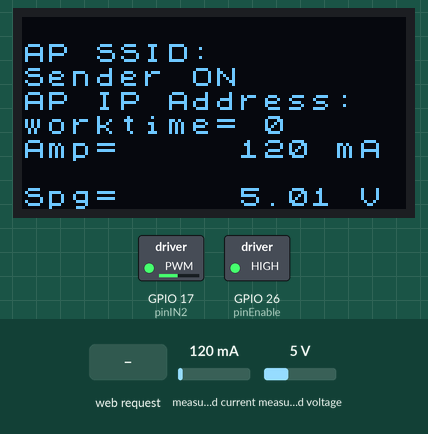
This sketch was run on a simulated ESP32. Shown: 128×64 one-colour display, switched loads named in the sketch (green lamp = pin HIGH). The test bench sets the inputs (shaded band); at power-on: measured current 120 mA, measured voltage 5 V. WiFi joins after 1.5 s; servers stay silent unless stated; pins used as bus, display or sensor lines are not drawn; what the sketch prints to the serial monitor is not drawn.

Above: at 2.3 s.
2.4 s: HTTP request GET /A0 received
At 4.6 s:
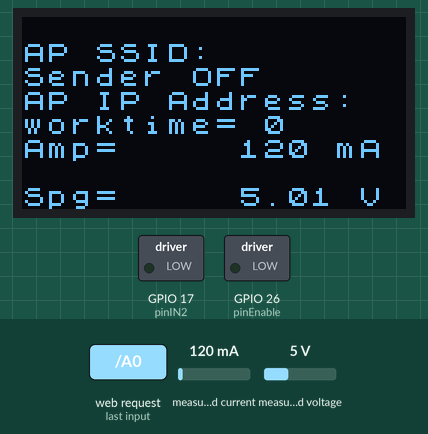
6.4 s: HTTP request GET /A1 received
At 6.9 s:
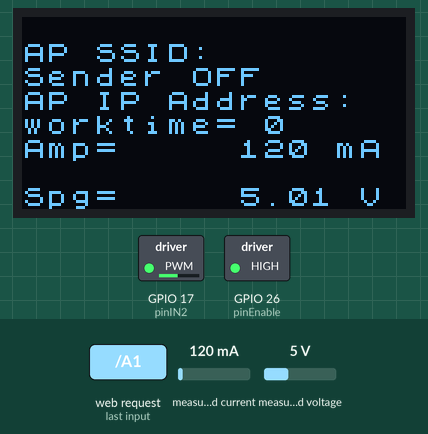
10.4 s: measured current set to 40 mA
At 11.7 s:
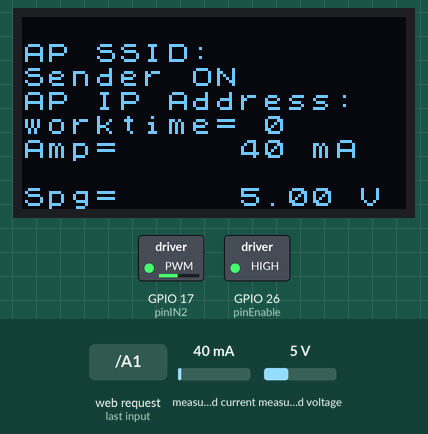
14.4 s: measured voltage set to 0.3 V
At 15.9 s:
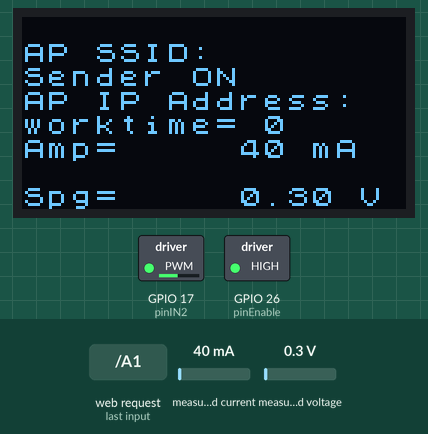
18.4 s: HTTP request GET /A0 received
At 19.7 s:
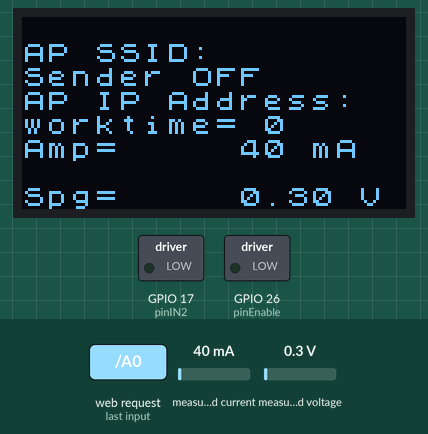
19.9 s: measured current set to 500 mA
At 21.8 s:
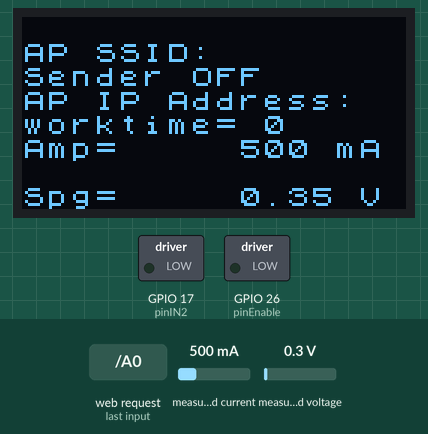
Timing chart, 0 to 23.3 s (numbered marks = the images above; inputs shaded):
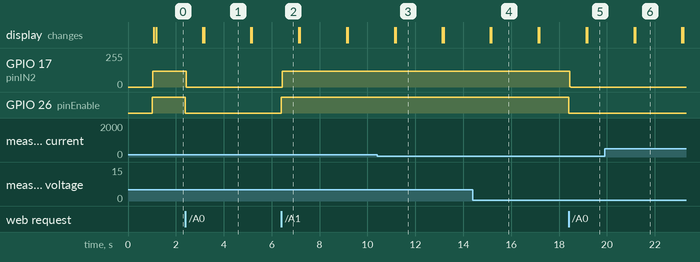

Measured:
- after the input at 2.4 s, GPIO 17 (pinIN2): 117/255 → 0/255 at once; GPIO 26 (pinEnable): HIGH → LOW at once; the display: first differs from a run without the input after 0.78 s (image 1)
- after the input at 6.4 s, GPIO 17 (pinIN2): 0/255 → 117/255 at once; GPIO 26 (pinEnable): LOW → HIGH at once
- after the input at 10.4 s, the display: first differs from a run without the input after 0.77 s (image 3)
- after the input at 14.4 s, the display: first differs from a run without the input after 0.77 s (image 4)
- after the input at 18.4 s, GPIO 17 (pinIN2): 117/255 → 0/255 at once; GPIO 26 (pinEnable): HIGH → LOW at once; the display: first differs from a run without the input after 0.78 s (image 5)
- after the input at 19.9 s, the display: first differs from a run without the input after 1.3 s (image 6)
- what the display in image 1 shows lasts 1.9 s, from 3.2 s to 5.1 s

The sketch:

PerimeterSender_AP.ino
```cpp
/*

https://wiki.ardumower.de/images/3/35/Sender_ESP32_Ina3221_wiring.jpg
https://arduino-projekte.info/produkt/d1-mini-esp32-wifi-bluetooth/
https://www.az-delivery.de/en/blogs/azdelivery-blog-fur-arduino-und-raspberry-pi/d1-r32
https://github.com/Boilevin/AzuritBer/blob/master/Sender%20WIFI/sender_heltec/sender_heltec.ino
https://wolles-elektronikkiste.de/ina226?cmplz-force-reload=1716828815062

*/
#include <Wire.h>
#include <INA226_WE.h>
#include <U8x8lib.h>
#include <WiFi.h>
#define I2C_ADDRESS 0x40

const char* ssid     = "myPeriNW";   // put here your acces point ssid
const char* password = "Pery08_15";  // put here the password

//IPAddress local_ip(192,168,0,1);  // for AP
//IPAddress gateway(192,168,0,1);   // for AP
//IPAddress subnet(255,255,255,0);  // for AP


// IPAddress staticIP(192, 168, 178, 90); // put here the static IP
// IPAddress gateway(192, 168, 178, 255); // put here the gateway (IP of your routeur)
// IPAddress subnet(255, 255, 255, 0);
// IPAddress dns(192, 168, 178, 1); // put here one dns (IP of your routeur)


int8_t sigcode_norm[128];
int16_t sigcode_size;

// the OLED used
//U8X8_SSD1306_128X64_NONAME_SW_I2C u8x8(/* clock=*/ 15, /* data=*/ 4, /* reset=*/ 16);
//U8X8_SSD1306_128X64_NONAME_SW_I2C u8x8(/* clock=*/ 22, /* data=*/ 21, /* reset=*/ 16);
INA226_WE ina226 = INA226_WE(I2C_ADDRESS);
U8X8_SSD1306_128X64_NONAME_SW_I2C u8x8(/* clock=*/ 22, /* data=*/ 21, /* reset=*/ 16);


hw_timer_t * timer = NULL;
portMUX_TYPE timerMux = portMUX_INITIALIZER_UNLOCKED;

// ---- choose only one perimeter signal code ----
//define SIGCODE_0  // test scope signal
#define SIGCODE_1  // Ardumower default perimeter signal
//#define SIGCODE_2  // BB alternative perimeter signal
//#define SIGCODE_3  // Ardumower alternative perimeter signal
//#define SIGCODE_4  // Raindancer perimeter signal

#define pinIN1       16  // M1_IN1         ( connect this pin to L298N-IN1)
#define pinIN2       17  // M1_IN2         ( connect this pin to L298N-IN2)

#define pinEnable    26  // EN             (connect to motor driver enable)

#define pinFeedback      39  //           (connect to INA169 OUT)
#define USE_PERI_CURRENT      1 // war 1    // use pinFeedback for perimeter current measurements? (set to '0' if not connected!)
#define PERI_CURRENT_MIN    0.1    // minimum Ampere for perimeter-is-closed detection
#define WORKING_TIMEOUT_MINS 300  // timeout for perimeter switch-off if robot not in station (minutes)


// code version
#define VER "ESP32 1.0"

volatile int step = 0;
boolean enableSender = true; //OFF on start to autorise the reset
//boolean WiffiRequestOn = true;


int timeSeconds = 0;
unsigned long nextTimeControl = 0;
unsigned long nextTimeInfo = 0;
unsigned long nextTimeSec = 0;
unsigned long Time4INAValue=0;
int workTimeMins = 0;
int periCurrentAnalogIn;
float current_mA=0;
float periVoltage=0;

// must be multiple of 2 !
// http://grauonline.de/alexwww/ardumower/filter/filter.html
// "pseudonoise4_pw" signal (sender)
#if defined (SIGCODE_0)
//int8_t sigcode[] = { 1, -1 };
int8_t sigcode[] = { 1,1,-1,-1,1,-1,1,-1,-1,1,-1,1,1,-1,-1,1,-1,-1,1,-1,-1,1,1,-1 };
#elif defined (SIGCODE_1)
int8_t sigcode[] = { 1, 1, -1, -1, 1, -1, 1, -1, -1, 1, -1, 1, 1, -1, -1, 1, -1, -1, 1, -1, -1, 1, 1, -1 };
#elif defined (SIGCODE_2)
int8_t sigcode[] = { 1, 1, -1, -1, 1, -1, 1, -1, -1, 1, -1, 1, 1, -1, -1, 1, -1, -1, 1, -1, -1, 1, 1, -1, 1, 1, -1, -1, -1, 1, -1, -1, 1, -1, 1, -1, -1, 1, 1, -1, 1, 1, -1, -1, 1, 1, -1, 1 };
#elif defined (SIGCODE_3)
int8_t sigcode[] = { 1, 1, -1, -1, 1, -1, 1, 1, -1, 1, 1, -1, -1, 1, 1, -1, 1, -1, -1, 1, -1, -1, 1, -1 };
#elif defined (SIGCODE_4)
int8_t sigcode[] = { 1, 1, -1, -1, -1, 1, -1, -1, 1, -1, 1, -1, -1, 1, 1, -1, 1, 1, -1, -1, 1, 1, -1, 1, 1, -1, 1, -1, 1, -1, -1, 1, -1, -1, 1, -1, 1, 1, -1, 1, -1, 1, -1, 1, -1, 1, 1, -1, -1, 1, 1, -1, -1, 1, 1, -1, 1, -1, 1, 1, -1, -1, 1, -1,
                     -1, 1, 1, -1, 1, 1, -1, -1, 1, -1, -1, 1, -1, 1, -1, 1, 1, -1, 1, -1, -1, 1, -1, -1, 1, 1, -1, 1, -1, -1, 1, 1, -1, 1, -1, 1, -1, 1, -1, 1, -1, 1, 1, -1, -1, 1, -1, -1, 1, -1, 1, -1, -1, 1, -1, -1, 1, 1, -1, 1, 1, -1, -1, 1
                   }; // 128 Zahlen from Roland


#endif


//int8_t sigcode0[] = { 1, -1 };
int8_t sigcode0[] = { 1, 1, -1, -1, 1, -1, 1, -1, -1, 1, -1, 1, 1, -1, -1, 1, -1, -1, 1, -1, -1, 1, 1, -1 };
int8_t sigcode1[] = { 1, 1, -1, -1, 1, -1, 1, -1, -1, 1, -1, 1, 1, -1, -1, 1, -1, -1, 1, -1, -1, 1, 1, -1 };
int8_t sigcode2[] = { 1, 1, -1, -1, 1, -1, 1, -1, -1, 1, -1, 1, 1, -1, -1, 1, -1, -1, 1, -1, -1, 1, 1, -1, 1, 1, -1, -1, -1, 1, -1, -1, 1, -1, 1, -1, -1, 1, 1, -1, 1, 1, -1, -1, 1, 1, -1, 1 };
int8_t sigcode3[] = { 1, 1, -1, -1, 1, -1, 1, 1, -1, 1, 1, -1, -1, 1, 1, -1, 1, -1, -1, 1, -1, -1, 1, -1 };
int8_t sigcode4[] = { 1, 1, -1, -1, -1, 1, -1, -1, 1, -1, 1, -1, -1, 1, 1, -1, 1, 1, -1, -1, 1, 1, -1, 1, 1, -1, 1, -1, 1, -1, -1, 1, -1, -1, 1, -1, 1, 1, -1, 1, -1, 1, -1, 1, -1, 1, 1, -1, -1, 1, 1, -1, -1, 1, 1, -1, 1, -1, 1, 1, -1, -1, 1, -1,
                      -1, 1, 1, -1, 1, 1, -1, -1, 1, -1, -1, 1, -1, 1, -1, 1, 1, -1, 1, -1, -1, 1, -1, -1, 1, 1, -1, 1, -1, -1, 1, 1, -1, 1, -1, 1, -1, 1, -1, 1, -1, 1, 1, -1, -1, 1, -1, -1, 1, -1, 1, -1, -1, 1, -1, -1, 1, 1, -1, 1, 1, -1, -1, 1
                    }; // 128 Zahlen from Roland

WiFiServer server(80);


void IRAM_ATTR onTimer()
{ // management of the signal
  portENTER_CRITICAL_ISR(&timerMux);
  //Serial.print("enable Sender= ");
  //Serial.println(enableSender);
  if (enableSender) {

    if (sigcode[step] == 1) {
      digitalWrite(pinIN1, LOW);
      digitalWrite(pinIN2, HIGH);

    } else if (sigcode[step] == -1) {
      digitalWrite(pinIN1, HIGH);
      digitalWrite(pinIN2, LOW);

    } else {
      digitalWrite(pinEnable, LOW);  //if there is a 0 in the sigcode
    }
    step ++;
    if (step == sizeof sigcode) {
      step = 0;
    }
  }
  portEXIT_CRITICAL_ISR(&timerMux);

}


void get_INA_Values(){
  float shuntVoltage_mV = 0.0;
  periVoltage = 0.0;
  float busVoltage_V = 0.0;
  current_mA = 0.0;
  float power_mW = 0.0;
  ina226.readAndClearFlags();
  shuntVoltage_mV = ina226.getShuntVoltage_mV();
  busVoltage_V = ina226.getBusVoltage_V();
  current_mA = ina226.getCurrent_mA();
  power_mW = ina226.getBusPower();
  periVoltage  = busVoltage_V + (shuntVoltage_mV/1000);
  /*
  Serial.print("Shunt Voltage [mV]: "); Serial.println(shuntVoltage_mV);
  Serial.print("Bus Voltage [V]: "); Serial.println(busVoltage_V);
  u8x8.drawString(0, 5, "Spg. ");
  u8x8.setCursor(6, 5);
  u8x8.print(busVoltage_V);
  u8x8.print(" V");
  u8x8.drawString(0, 7, "Amp. ");
  u8x8.setCursor(5, 7);
  u8x8.print(current_mA);
  u8x8.print(" mA");
  Serial.print("Load Voltage [V]: "); Serial.println(perivoltage);
  Serial.print("Current[mA]: "); Serial.println(current_mA);
  Serial.print("Bus Power [mW]: "); Serial.println(power_mW);
  if(!ina226.overflow){
    Serial.println("Values OK - no overflow");
  }
  else{
    Serial.println("Overflow! Choose higher current range");
  }
  */


}

void changeArea(byte areaInMowing) {  // not finish to dev
  Serial.print("Change to Area : ");
  Serial.println(areaInMowing);
  for (int uu = 0 ; uu <= 128; uu++) { //clear the area
    sigcode_norm[uu] = 0;

  }
  switch (areaInMowing) {

    case 1:
      sigcode_size = sizeof sigcode1;
      for (int uu = 0 ; uu <= (sigcode_size - 1); uu++) {
        sigcode_norm[uu] = sigcode1[uu];

      }

      break;
    case 2:
      sigcode_size = sizeof sigcode2;
      for (int uu = 0 ; uu <= (sigcode_size - 1); uu++) {
        sigcode_norm[uu] = sigcode2[uu];

      }

      break;
    case 3:
      sigcode_size = sizeof sigcode3;
      for (int uu = 0 ; uu <= (sigcode_size - 1); uu++) {
        sigcode_norm[uu] = sigcode3[uu];

      }

      break;

  }

  Serial.print("New sigcode in use  : ");

  for (int uu = 0 ; uu <= (sigcode_size - 1); uu++) {
    Serial.print(sigcode_norm[uu]);
    Serial.print(",");
  }
  Serial.println();

}


void setup()
{

  //------------------------  Signal parts  ----------------------------------------
  Serial.begin(9600);
  Wire.begin();
  ina226.init();
  delay(1000);
  timer = timerBegin(0, 80, true);
  //timer = timerBegin(80);
  //timerAttachInterrupt(timer, &onTimer);
  timerAttachInterrupt(timer, &onTimer, true);
  timerAlarmWrite(timer, 104, true);
  timerAlarmEnable(timer);
  pinMode(pinIN1, OUTPUT);
  pinMode(pinIN2, OUTPUT);
  pinMode(pinEnable, OUTPUT);

  pinMode(pinFeedback, INPUT);

  Serial.println("\n\n START");  Serial.print("Ardumower Sender ");
  Serial.println(VER);
#if defined (SIGCODE_1)
  Serial.println("SIGCODE_1");
#elif defined (SIGCODE_2)
  Serial.println("SIGCODE_2");
#elif defined (SIGCODE_3)
  Serial.println("SIGCODE_3");
#elif defined (SIGCODE_4)
  Serial.println("SIGCODE_4");
#endif


  Serial.print("USE_PERI_CURRENT=");
  Serial.println(USE_PERI_CURRENT);

  if (enableSender) {
    digitalWrite(pinEnable, HIGH);
  }


  //------------------------  WIFI parts  ----------------------------------------
  // For AP
  WiFi.softAP(ssid, password);

  IPAddress IP = WiFi.softAPIP();
  Serial.print("AP IP address: ");
  Serial.println(IP);
  server.begin();

  /*
  // Set WiFi to station mode and disconnect from an AP if it was previously connected
  if (WiFi.config(staticIP, gateway, subnet, dns, dns) == false) {
    Serial.println("WIFI Configuration failed.");
  }
  WiFi.mode(WIFI_STA);
  //WIFI_ALL_CHANNEL_SCAN
  //esp_wifi_set_config()


  WiFi.disconnect();
  delay(100);
  */

  //ina226.waitUntilConversionCompleted();

  u8x8.begin();
  u8x8.setFont(u8x8_font_chroma48medium8_r);
  u8x8.drawString(0, 0, "Setup finished");
  Serial.println("\nSetup durchlaufen");
  u8x8.clearDisplay();
  u8x8.drawString(0, 1, "AP SSID:");
  u8x8.setCursor(0, 2);
  u8x8.print(ssid);
  u8x8.drawString(0, 3, "AP IP Address:");
  u8x8.setCursor(0, 4);
  u8x8.print(WiFi.softAPIP());

}
/*
void connection()
{


  u8x8.clearDisplay();
  Serial.println();
  Serial.print("Connecting to ");
  Serial.println(ssid);
  //WiFi.setAutoReconnect(true);
  WiFi.begin(ssid, password);

  for (int i = 0; i < 60; i++)
  {
    if ( WiFi.status() != WL_CONNECTED )
    {
      u8x8.drawString(0, 0, "Try connecting");
      delay (250);

    }
  }


  if ( WiFi.status() == WL_CONNECTED )
  {
    Serial.println("WiFi connected.");
    Serial.println("IP address: ");
    Serial.println(WiFi.localIP());
    String ipAddress = IPAddress2String(WiFi.localIP());
    u8x8.clearDisplay();
    u8x8.drawString(0, 0, "Mower Connected");
    u8x8.setCursor(0, 1);
    u8x8.print(ipAddress);

    //server.begin(); Not needed for AP
  }


}
*/


void loop()
{

  //if (millis() >= Time4INAValue){
  //   get_INA_Values();
     Time4INAValue= millis() + 2700;
 // }

  if (millis() >= nextTimeControl) {
    nextTimeControl = millis() + 2000;  //after debug can set this to 10 secondes
    u8x8.drawString(0, 4, "worktime= ");
    u8x8.setCursor(10, 4);
    u8x8.print("     ");
    u8x8.setCursor(10, 4);
    u8x8.print(workTimeMins);

    if (USE_PERI_CURRENT) {
      get_INA_Values();
      periCurrentAnalogIn = current_mA; //analogRead(pinFeedback);
      u8x8.drawString(0, 5, "Amp= ");
      u8x8.setCursor(9, 5);
      u8x8.print("       ");
      u8x8.setCursor(9, 5);
      u8x8.print(periCurrentAnalogIn);
      u8x8.print(" mA");
      u8x8.drawString(0, 7, "Spg= ");
      u8x8.setCursor(9, 7);
      u8x8.print("       ");
      u8x8.setCursor(9, 7);
      u8x8.print(periVoltage);
      u8x8.print(" V");

    }


    // if ((!enableSender) && (WiFi.status() != WL_CONNECTED)) ScanNetwork();
    //if ( (WiFi.status() != WL_CONNECTED)) ScanNetwork();
    if  ( workTimeMins >= WORKING_TIMEOUT_MINS ) {
      // switch off perimeter
      enableSender = false;
      workTimeMins = 0;
      digitalWrite(pinEnable, LOW);
      digitalWrite(pinIN1, LOW);
      digitalWrite(pinIN2, LOW);
      Serial.println("********************************   Timeout , so stop Sender  **********************************");
    }

  }
  if (millis() >= nextTimeSec) {
    nextTimeSec = millis() + 1000;
    timeSeconds++;
    if ((enableSender) && (timeSeconds >= 60)) {
      if (workTimeMins < 1440) workTimeMins++;
      timeSeconds = 0;
    }
    if (enableSender) {
      u8x8.drawString(0, 2, "Sender ON ");

    }
    else
    {
      u8x8.drawString(0, 2, "Sender OFF");

    }
  }

  if (millis() >= nextTimeInfo) {
    nextTimeInfo = millis() + 500;
    float v = 0;


  }

  // Check if a client has connected
  WiFiClient client = server.available();
  if (client) {
    // Read the first line of the request
    String req = client.readStringUntil('\r');
    Serial.print("Client say  ");
    Serial.println(req);
    Serial.println("------------------------- ");


    //client.flush();

    // Match the request

    if (req.indexOf("GET /A0") != -1) {
      // WiffiRequestOn = false;
      enableSender = false;
      workTimeMins = 0;
      digitalWrite(pinEnable, LOW);
      digitalWrite(pinIN1, LOW);
      digitalWrite(pinIN2, LOW);

      String sResponse;
      sResponse = "SENDER IS OFF";
      // Send the response to the client
      client.print(sResponse);
      client.flush();

    }
    if (req.indexOf("GET /A1") != -1) {
      //WiffiRequestOn = 1;
      workTimeMins = 0;
      enableSender = true;
      digitalWrite(pinEnable, HIGH);
      digitalWrite(pinIN1, LOW);
      digitalWrite(pinIN2, LOW);
      // Prepare the response
      String sResponse;
      sResponse = "SENDER IS ON";
      // Send the response to the client
      client.print(sResponse);
      client.flush();

    }
    if (req.indexOf("/?") != -1) {
      String sResponse, sHeader;
      sResponse = "WORKING DURATION= ";
      sResponse += workTimeMins ;
      sResponse += "\r\n";
      sResponse += "<br>    PERI CURRENT Milli Amps= ";
      sResponse += periCurrentAnalogIn;
      sResponse += "\r\n";
      sResponse += "<br>    PERI Voltage = ";
      sResponse += periVoltage ;

      sHeader  = "HTTP/1.1 200 OK\r\n";
      sHeader += "Content-Length: ";
      sHeader += sResponse.length();
      sHeader += "\r\n";
      sHeader += "Content-Type: text/html\r\n";
      sHeader += "Connection: close\r\n";
      sHeader += "\r\n";

      // Send the response to the client
      client.print(sHeader);
      client.print(sResponse);
      client.println();
      client.flush();
    }


  }


}
```
